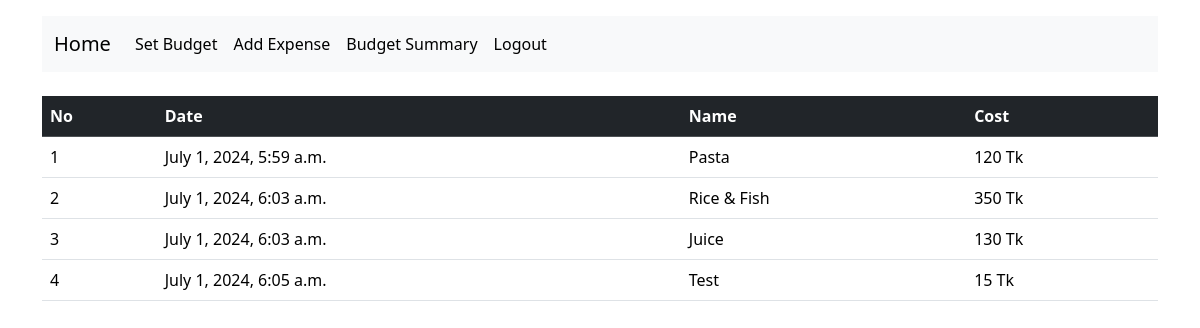
/categorywise_expenses/1/ (signed in), run on the app's committed database.
### tracker_app/models.py (models this page shows, shortened)
class Expense(models.Model):
    user = models.ForeignKey(User, related_name="expenses", on_delete=models.CASCADE)
    category = models.ForeignKey(
        Category, related_name="categories", on_delete=models.CASCADE
    )
    name = models.CharField(max_length=100)
    amount = models.PositiveIntegerField()
    date = models.DateTimeField(auto_now_add=False)

### tracker_app/views.py (the view)
@login_required(login_url="login")
def categorywise_expenses(request, id):
    category = Category.objects.get(id=id)
    expenses = Expense.objects.filter(category=category)
    paginator = Paginator(expenses, 20)
    page_number = request.GET.get("page")
    page_obj = paginator.get_page(page_number)
    context = {"expenses": page_obj}
    return render(request, "expense_list.html", context)

### templates/expense_list.html (shortened to what this page needs)
{% extends "base.html" %}
{% block content %}
{% if expenses %}
<table class="table mt-4">
    <thead class="table-dark">
        <th>No</th>
        <th>Date</th>
        <th>Name</th>
        <th>Cost</th>
    </thead>
    <tbody>
    {% for expense in expenses %}
      <tr>
        <td>{{forloop.counter}}</td>
        <td>{{expense.date}}</td>
        <td>{{expense.name}}</td>
        <td>{{expense.amount}} Tk</td>
      </tr>
      {% endfor %}
    </tbody>
  </table>
{% else %}
    <p>No items found.</p>
{% endif %}
{% endblock content %}

### data on the page
Expense: date "July 1, 2024, 5:59 a.m.", name "Pasta", amount "120"
Expense: date "July 1, 2024, 6:03 a.m.", name "Rice & Fish", amount "350"
Expense: date "July 1, 2024, 6:03 a.m.", name "Juice", amount "130"
Expense: date "July 1, 2024, 6:05 a.m.", name "Test", amount "15"
